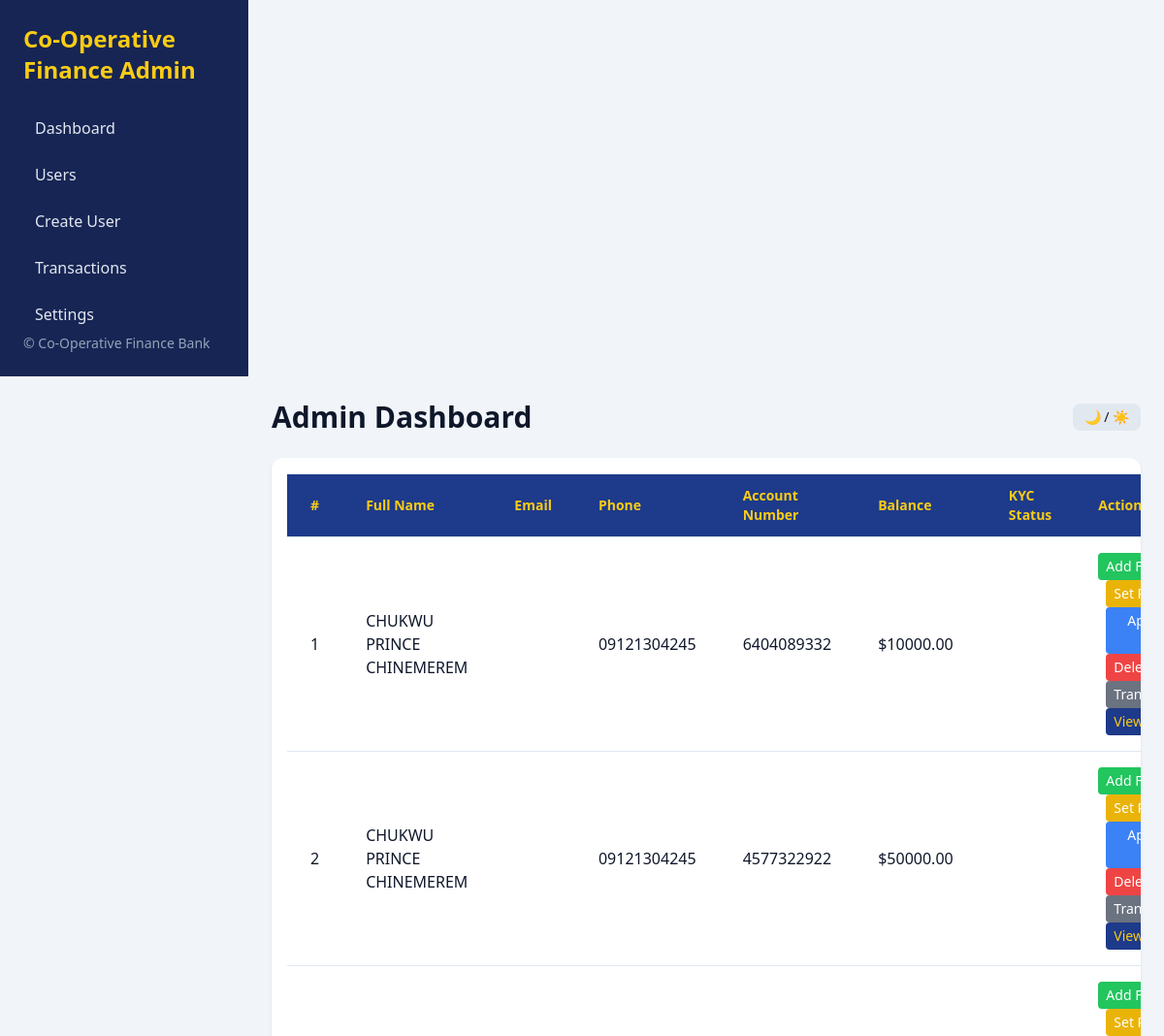
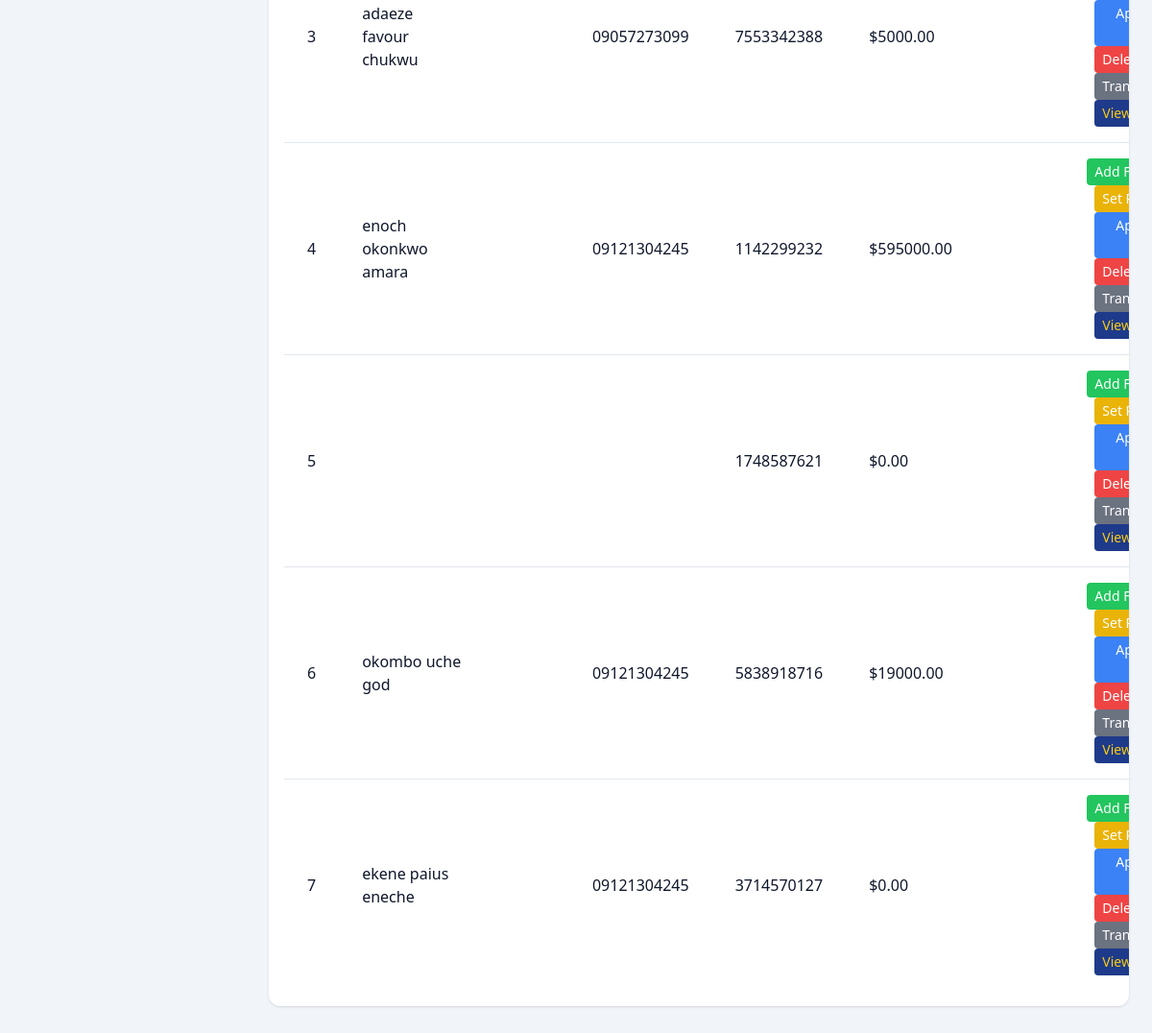
/admin-dashboard/ (signed in), run on the app's committed database (2 pictures, top to bottom).
### core/models.py (models this page shows, shortened)
class UserProfile(models.Model):
	user = models.OneToOneField(User, on_delete=models.CASCADE)
	full_name = models.CharField(max_length=100)
	phone = models.CharField(max_length=20)
	address = models.CharField(max_length=255)
	dob = models.DateField()
	sex = models.CharField(max_length=10)
	country = models.CharField(max_length=50)
	occupation = models.CharField(max_length=50)
	passport = models.ImageField(upload_to='passports/')
	account_number = models.CharField(max_length=20, unique=True, default=generate_account_number)
	balance = models.DecimalField(max_digits=12, decimal_places=2, default=0.00)
	is_authorized = models.BooleanField(default=True)  # If False, transfers require admin approval
	pending_transfer = models.DecimalField(max_digits=12, decimal_places=2, default=0.00)  # Amount pending admin approval
	transfer_pin = models.CharField(max_length=10, blank=True, null=True)  # PIN issued by admin
	is_frozen = models.BooleanField(default=False)  # If True, account is frozen

### core/views.py (the view, shortened to what this page needs)
# urls.py: path('admin-dashboard/', views.admin_dashboard, name='admin_dashboard'),
@staff_member_required
def admin_dashboard(request):
    from django.contrib import messages
    from .models import UserProfile, Transaction, Notification
    users = UserProfile.objects.all()
    transactions = Transaction.objects.all().order_by('-timestamp')[:50]
    return render(request, 'core/admin_dashboard.html', {'users': users, 'transactions': transactions})

### core/templates/core/admin_dashboard.html (shortened to what this page needs)
<!DOCTYPE html>
<html lang="en" class="dark">
<head>
    <script src="https://cdn.tailwindcss.com"></script>
</head>
<body class="bg-slate-100 dark:bg-slate-900 text-slate-900 dark:text-slate-100">
<div class="min-h-screen flex flex-col">
    <aside id="adminSidebar" class="admin-sidebar w-64 bg-blue-950 text-slate-200 fixed inset-y-0 left-0 p-6 flex flex-col justify-between md:static md:transform-none md:open">
        <div>
            <h2 class="text-2xl font-bold text-yellow-400 mb-6">Co-Operative Finance Admin</h2>
            <nav class="space-y-2">
                <a href="/admin-dashboard/" class="block px-3 py-2 rounded hover:bg-blue-800 hover:text-yellow-400 transition" id="dashboardMenu">Dashboard</a>
                <a href="/admin-dashboard/users/" class="block px-3 py-2 rounded hover:bg-blue-800 hover:text-yellow-400 transition" id="usersMenu">Users</a>
                <a href="/admin-dashboard/create-user/" class="block px-3 py-2 rounded hover:bg-blue-800 hover:text-yellow-400 transition" id="createUserMenu">Create User</a>
                <a href="#" class="block px-3 py-2 rounded hover:bg-blue-800 hover:text-yellow-400 transition" id="transactionsMenu">Transactions</a>
                <a href="#" class="block px-3 py-2 rounded hover:bg-blue-800 hover:text-yellow-400 transition" id="settingsMenu">Settings</a>
            </nav>
        </div>
        <div class="text-sm text-slate-400">© Co-Operative Finance Bank</div>
    </aside>
    <div class="flex-1 admin-main md:ml-64 p-4 md:p-6">
        <header class="flex flex-col sm:flex-row justify-between items-center mb-6 gap-2">
            <h1 class="text-2xl md:text-3xl font-bold text-center w-full md:w-auto">Admin Dashboard</h1>
            <button onclick="toggleTheme()" class="bg-slate-200 dark:bg-slate-700 px-3 py-1 rounded-lg text-sm">🌙 / ☀️</button>
        </header>
        <div id="usersTableSection" class="overflow-x-auto bg-white dark:bg-slate-800 rounded-xl shadow p-4 mb-6">
            <table class="min-w-full divide-y divide-slate-200 dark:divide-slate-700 admin-table">
                <thead>
                    <tr class="bg-blue-900 text-yellow-400">
                        <th class="px-6 py-3 text-left text-sm font-semibold">#</th>
                        <th class="px-6 py-3 text-left text-sm font-semibold">Full Name</th>
                        <th class="px-6 py-3 text-left text-sm font-semibold">Email</th>
                        <th class="px-6 py-3 text-left text-sm font-semibold">Phone</th>
                        <th class="px-6 py-3 text-left text-sm font-semibold">Account Number</th>
                        <th class="px-6 py-3 text-left text-sm font-semibold">Balance</th>
                        <th class="px-6 py-3 text-left text-sm font-semibold">KYC Status</th>
                        <th class="px-6 py-3 text-left text-sm font-semibold">Actions</th>
                    </tr>
                </thead>
                <tbody class="divide-y divide-slate-200 dark:divide-slate-700">
                    {% for user in users %}
                    <tr class="hover:bg-blue-50 dark:hover:bg-slate-700 transition">
                        <td class="px-6 py-4">{{ forloop.counter }}</td>
                        <td class="px-6 py-4">{{ user.full_name }}</td>
                        <td class="px-6 py-4">{{ user.email }}</td>
                        <td class="px-6 py-4">{{ user.phone }}</td>
                        <td class="px-6 py-4">{{ user.account_number }}</td>
                        <td class="px-6 py-4"><span id="balance-{{ forloop.counter }}" class="balance-value">${{ user.balance }}</span></td>
                        <td class="px-6 py-4">
                        </td>
                        <td class="px-6 py-4 space-x-2">
                            <button onclick="openAddFunds({{ user.id }})" class="bg-green-500 hover:bg-green-400 px-2 py-1 rounded text-white text-sm">Add Funds</button>
                            <button onclick="openSetPin({{ user.id }})" class="bg-yellow-500 hover:bg-yellow-400 px-2 py-1 rounded text-white text-sm">Set PIN</button>
                            <button onclick="approveKYC({{ forloop.counter }})" class="bg-blue-500 hover:bg-blue-400 px-2 py-1 rounded text-white text-sm">Approve KYC</button>
                            <form id="deleteUserForm-{{ user.id }}" method="post" style="display:inline;">
                                <button type="button" onclick="deleteUser({{ user.id }})" class="bg-red-500 hover:bg-red-400 px-2 py-1 rounded text-white text-sm">Delete</button>
                            </form>
                            <button onclick="toggleTxHistory({{ forloop.counter }})" class="bg-gray-500 hover:bg-gray-400 px-2 py-1 rounded text-white text-sm">Transactions</button>
                            <button onclick="openUserDetails({{ forloop.counter }})" class="bg-blue-900 hover:bg-blue-800 px-2 py-1 rounded text-yellow-400 text-sm">View Details</button>
                        </td>
                    </tr>
                    {% endfor %}
                </tbody>
            </table>
        </div>
    </div>
</div>
</body>
</html>

### data on the page
UserProfile: full_name "CHUKWU PRINCE CHINEMEREM", phone "09121304245", account_number "6404089332", balance "10000.00"
UserProfile: full_name "CHUKWU PRINCE CHINEMEREM", phone "09121304245", account_number "4577322922", balance "50000.00"
UserProfile: full_name "adaeze favour chukwu", phone "09057273099", account_number "7553342388", balance "5000.00"
UserProfile: full_name "enoch okonkwo amara", phone "09121304245", account_number "1142299232", balance "595000.00"
UserProfile: account_number "1748587621", balance "0.00"
UserProfile: full_name "okombo uche god", phone "09121304245", account_number "5838918716", balance "19000.00"
UserProfile: full_name "ekene paius eneche", phone "09121304245", account_number "3714570127", balance "0.00"
